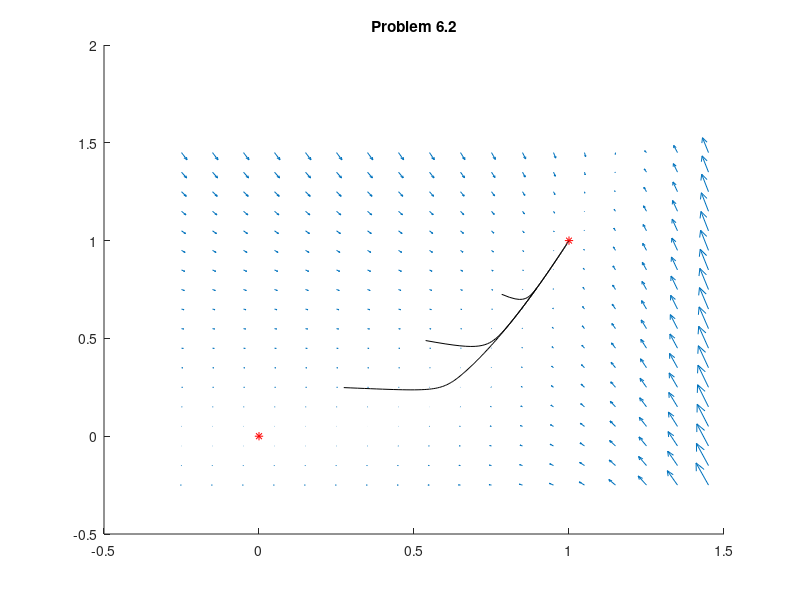
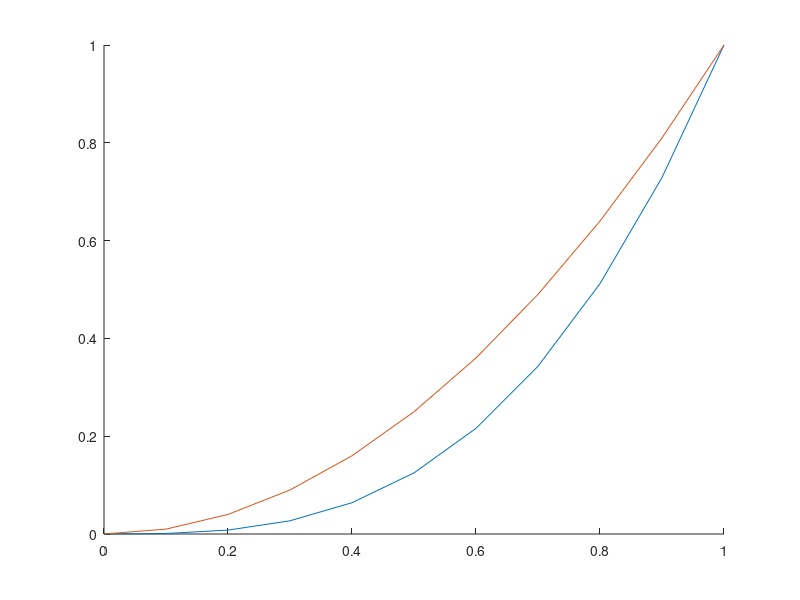

Source code (MATLAB) for these figures, in order: (Note: this script raises an error after producing the figures.)
%% Problem6.2 

[x1, x2] = meshgrid(-.25:.1:1.5, -.25:.1:1.5); 

x1_dot = -x1.^3 + x2; 
x2_dot = x1.^6 + -x2.^3; 


  figure(1)

 hold on
 quiver(x1, x2, x1_dot, x2_dot)
 plot( 0, 0, 'r*')
  plot( 1, 1, 'r*')
  
  
    x1_0_list = [.25, .5 .75]; 
  x2_0_list = [.25 .5 .75];
  
  dt = .1; 
  
  sim_time = 10;
  
  num_step = 10/dt;
  
  num_traj = length(x1_0_list); 
  
  for j = 1:1:num_traj
      
      x1_0 =x1_0_list(j) ; 
      x2_0 = x2_0_list(j); 
        for i = 1:1:num_step
      
      x1 = x1_0; 
      x2 = x2_0; 
      
      x1_dot = -x1.^3 + x2; 
    x2_dot = x1.^6 + -x2.^3;  
      
      x1_traj(i) = x1_0 + dt*x1_dot; 
      x2_traj(i) = x2_0 + dt*x2_dot;
      
      x1_0 =x1_traj(i); 
      x2_0 = x2_traj(i);
        end 
      
        plot(x1_traj, x2_traj, 'k')

  end 
  
  
  title("Problem 6.2")
  
 




%% 6.2 continued

x1 = [0:.1:1];

c1_x2 = x1.^3;
c2_x2 = x1.^2; 



figure()
hold on 

plot(x1, c1_x2)
plot(x1, c2_x2)

x = [x1, fliplr(x1)];
inbetween = [c1_x2, fliplr(c2_x2)];



% fill(x, inbetween, 'g');
fill(x, inbetween, '');
xlabel("X1-Axis")
ylabel("X2-Axis")
title("Problem 6.2:")

legend('$x_2 = x_1^3$','$x_2 = x_1^2$','$\Gamma$','Interpreter','latex', 'Location', 'northwest')


%%

x = 1 : 300;
curve1 = log(x);
curve2 = 2*log(x);
plot(x, curve1, 'r', 'LineWidth', 2);
hold on;
plot(x, curve2, 'b', 'LineWidth', 2);
x2 = [x, fliplr(x)];
inBetween = [curve1, fliplr(curve2)];
fill(x2, inBetween, 'g');



%% Problem 10 
[x1, x2] = meshgrid(-1:0.2:1, -1:0.2:1);


x1_dot = x2; 
x2_dot = -x1 + (1/3)*x1^3 -x2; 

  figure(1)

 hold on
 quiver(x1, x2, x1_dot, x2_dot)
 plot( 0, 0, 'r*')
  title(' Problem 10')


  
  x1_0_list = [-1,-.5,.5,1, 1, 1, 1, 1]; 
  x2_0_list = [-1, -1, -1, -1, -1,-.5,.5,1];
  
  dt = .1; 
  
  sim_time = 10;
  
  num_step = 10/dt;
  
  num_traj = length(x1_0_list); 
  
  for j = 1:1:num_traj
      
      x1_0 =x1_0_list(j) ; 
      x2_0 = x2_0_list(j); 
        for i = 1:1:num_step
      
      x1 = x1_0; 
      x2 = x2_0; 
      
      x1_dot = x2; 
      x2_dot = -x1 + (1/3)*x1^3 -x2; 
      
      x1_traj(i) = x1_0 + dt*x1_dot; 
      x2_traj(i) = x2_0 + dt*x2_dot;
      
      x1_0 =x1_traj(i); 
      x2_0 = x2_traj(i);
        end 
      
        plot(x1_traj, x2_traj, 'k')

  end 
    
 V = (3/4).*x1.^2 - (1/12).*x1.^4 + .5.*x1.*x2 + .5.*x2.^2; 
  
  contour(V) 
  %% 10 Contour Plot 
  
  
  [x1, x2] = meshgrid(-2.5:.2:2.5,-2.5:.2:2.5);
  
  
  
  
  V = (3/4).*x1.^2 - (1/12).*x1.^4 + .5.*x1.*x2 + .5.*x2.^2; 

  
  
  figure(2)
  
  hold on
  contour(V, 25)
  
  
  %% 17 
  
  
a =1 ; 
b = 1; 


  x1 = 0; 
  
  A = [-3*x1^2 1 ; -a -b]
  
  
  eig(A)
  
  
  